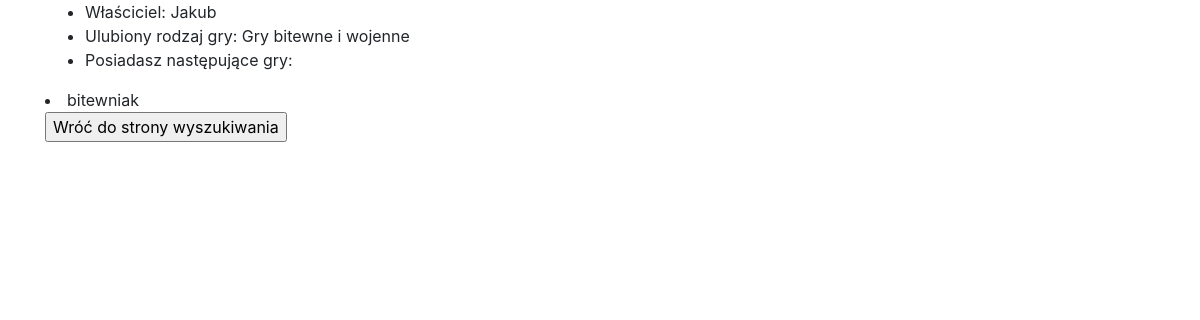
Page /a/user/5 on the committed database.
### main/models.py (models this page shows, shortened)
class Person(models.Model):
    name = models.CharField(verbose_name="Imie i nazwisko", max_length=128)
    game_type_like = models.CharField(
        verbose_name="Jaki typ gry lubi ta osoba najbardziej",
        max_length=30,
        choices=game_type_like_choices,
        default='wybierz',
    )

class Game(models.Model):
    name = models.CharField(verbose_name="Nazwa gry", max_length=128, blank=True)
    image = models.ImageField(verbose_name="Zdjęcie gry", null=True, blank=True, upload_to="game_images")
    min_player = models.PositiveSmallIntegerField(verbose_name="Minimalna liczba graczy", blank=True, null=True)
    max_player = models.PositiveSmallIntegerField(verbose_name="Maksymalna liczb graczy", blank=True, null=True)
    game_type = models.CharField(
        verbose_name="Jaki to typ gry",
        max_length=30,
        choices=game_type_like_choices,
        default='',
        blank=True,
    )
    owner = models.ManyToManyField(Person)
    def __str__(self):
        return self.name

### main/views.py (the view)
# urls.py: path('user/<int:pk>', PersonDetailView.as_view(), name='person-detail'), # tu na końcu nie dajemy "/"
class PersonDetailView(DetailView):
    model = Person
    context_object_name = "person_detail"

### templates/main/person_detail.html (shortened to what this page needs)
<!doctype html>
<html lang="en">
<head>
    <link rel="stylesheet" href="https://stackpath.bootstrapcdn.com/bootstrap/4.4.1/css/bootstrap.min.css">
</head>
<body>
<div class="container">
<table style="width:100%" >
  <ul>
    <li>Właściciel: {{ person_detail.name }}</li>
    <li>Ulubiony rodzaj gry: {{ person_detail.game_type_like }}</li>
    <li>Posiadasz następujące gry:</li>
  </ul>
    {% for per in person_detail.game_set.all %}
    <li>{{ per }}</li>
    {% endfor %}
</table>
    <input type="button" value="Wróć do strony wyszukiwania" onclick="window.location.href = 'http://127.0.0.1:8000/a/'">
</div>
</body>
</html>

### rows in the picture
Person: name "Jakub", game_type_like "Gry bitewne i wojenne"
Game: name "bitewniak"
